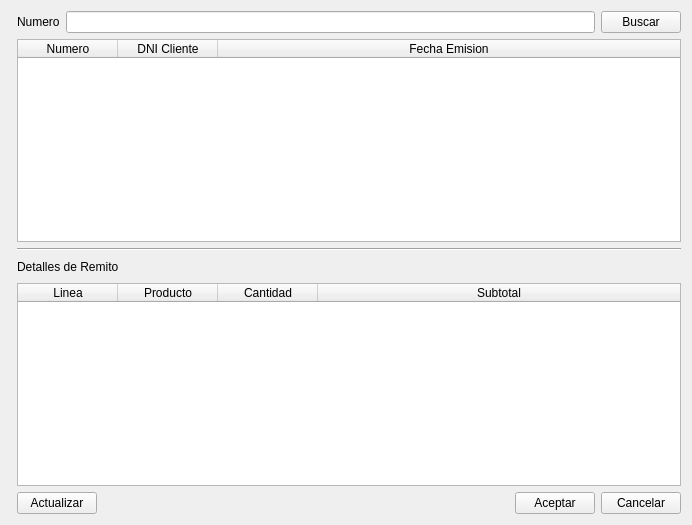
<?xml version="1.0" encoding="UTF-8"?>
<ui version="4.0">
 <class>vtnRemito</class>
 <widget class="QWidget" name="vtnRemito">
  <property name="geometry">
   <rect>
    <x>0</x>
    <y>0</y>
    <width>692</width>
    <height>525</height>
   </rect>
  </property>
  <layout class="QFormLayout" name="formLayout">
   <property name="fieldGrowthPolicy">
    <enum>QFormLayout::AllNonFixedFieldsGrow</enum>
   </property>
   <item row="2" column="1">
    <layout class="QHBoxLayout" name="horizontalLayout">
     <item>
      <widget class="QLabel" name="label">
       <property name="text">
        <string>Numero</string>
       </property>
      </widget>
     </item>
     <item>
      <widget class="QLineEdit" name="lineNumero"/>
     </item>
     <item>
      <widget class="QPushButton" name="btnBuscar">
       <property name="text">
        <string>Buscar</string>
       </property>
      </widget>
     </item>
    </layout>
   </item>
   <item row="5" column="1">
    <widget class="QTableWidget" name="tableRemito">
     <property name="editTriggers">
      <set>QAbstractItemView::NoEditTriggers</set>
     </property>
     <property name="selectionMode">
      <enum>QAbstractItemView::SingleSelection</enum>
     </property>
     <property name="selectionBehavior">
      <enum>QAbstractItemView::SelectRows</enum>
     </property>
     <attribute name="horizontalHeaderStretchLastSection">
      <bool>true</bool>
     </attribute>
     <column>
      <property name="text">
       <string>Numero</string>
      </property>
     </column>
     <column>
      <property name="text">
       <string>DNI Cliente</string>
      </property>
     </column>
     <column>
      <property name="text">
       <string>Fecha Emision</string>
      </property>
     </column>
    </widget>
   </item>
   <item row="6" column="1">
    <widget class="Line" name="line">
     <property name="orientation">
      <enum>Qt::Horizontal</enum>
     </property>
    </widget>
   </item>
   <item row="10" column="1">
    <widget class="QTableWidget" name="tableDetalles">
     <property name="editTriggers">
      <set>QAbstractItemView::NoEditTriggers</set>
     </property>
     <property name="selectionMode">
      <enum>QAbstractItemView::SingleSelection</enum>
     </property>
     <property name="selectionBehavior">
      <enum>QAbstractItemView::SelectRows</enum>
     </property>
     <attribute name="horizontalHeaderStretchLastSection">
      <bool>true</bool>
     </attribute>
     <column>
      <property name="text">
       <string>Linea</string>
      </property>
     </column>
     <column>
      <property name="text">
       <string>Producto</string>
      </property>
     </column>
     <column>
      <property name="text">
       <string>Cantidad</string>
      </property>
     </column>
     <column>
      <property name="text">
       <string>Subtotal</string>
      </property>
     </column>
    </widget>
   </item>
   <item row="11" column="1">
    <layout class="QHBoxLayout" name="horizontalLayout_2">
     <item>
      <widget class="QPushButton" name="btnActualizar">
       <property name="text">
        <string>Actualizar</string>
       </property>
      </widget>
     </item>
     <item>
      <spacer name="horizontalSpacer">
       <property name="orientation">
        <enum>Qt::Horizontal</enum>
       </property>
       <property name="sizeHint" stdset="0">
        <size>
         <width>40</width>
         <height>20</height>
        </size>
       </property>
      </spacer>
     </item>
     <item>
      <widget class="QPushButton" name="btnAceptar">
       <property name="text">
        <string>Aceptar</string>
       </property>
      </widget>
     </item>
     <item>
      <widget class="QPushButton" name="btnCancelar">
       <property name="text">
        <string>Cancelar</string>
       </property>
      </widget>
     </item>
    </layout>
   </item>
   <item row="8" column="1">
    <layout class="QHBoxLayout" name="horizontalLayout_3">
     <item>
      <widget class="QLabel" name="lblDetalles">
       <property name="text">
        <string>Detalles de Remito</string>
       </property>
      </widget>
     </item>
     <item>
      <spacer name="horizontalSpacer_2">
       <property name="orientation">
        <enum>Qt::Horizontal</enum>
       </property>
       <property name="sizeHint" stdset="0">
        <size>
         <width>40</width>
         <height>20</height>
        </size>
       </property>
      </spacer>
     </item>
    </layout>
   </item>
  </layout>
 </widget>
 <resources/>
 <connections/>
</ui>
